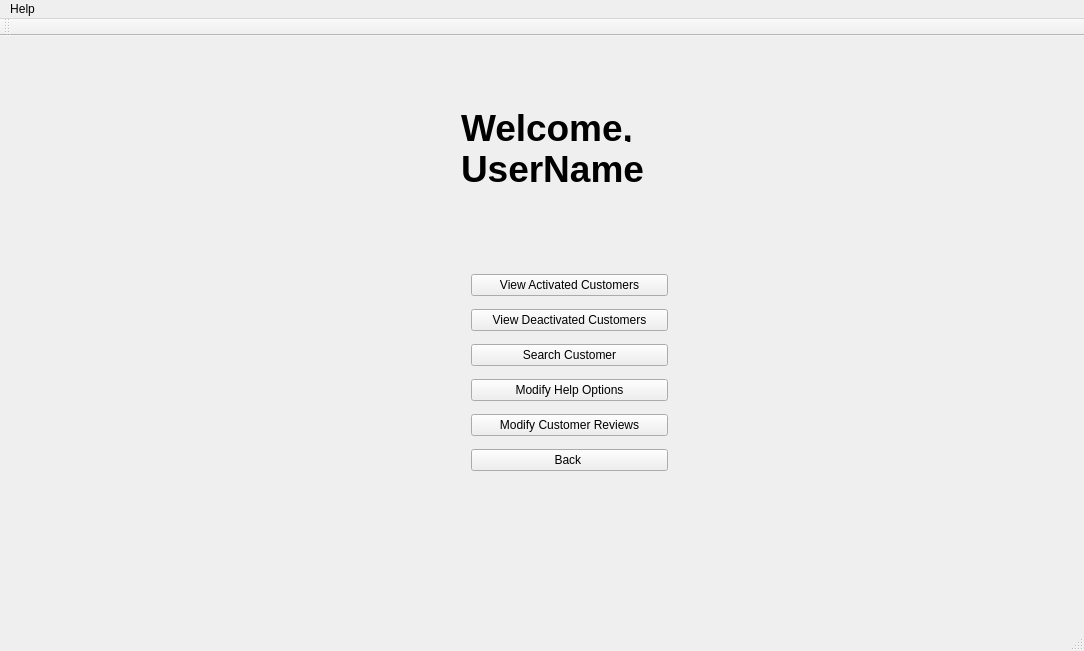
<?xml version="1.0" encoding="UTF-8"?>
<ui version="4.0">
 <class>AdminWindow</class>
 <widget class="QMainWindow" name="AdminWindow">
  <property name="geometry">
   <rect>
    <x>0</x>
    <y>0</y>
    <width>1084</width>
    <height>651</height>
   </rect>
  </property>
  <property name="windowTitle">
   <string>MainWindow</string>
  </property>
  <widget class="QWidget" name="centralWidget">
   <widget class="QWidget" name="layoutWidget">
    <property name="geometry">
     <rect>
      <x>460</x>
      <y>220</y>
      <width>219</width>
      <height>236</height>
     </rect>
    </property>
    <layout class="QVBoxLayout" name="verticalLayout">
     <item>
      <widget class="QPushButton" name="view_activated_customers">
       <property name="text">
        <string>View Activated Customers</string>
       </property>
      </widget>
     </item>
     <item>
      <widget class="QPushButton" name="view_deactivated_customers">
       <property name="text">
        <string>View Deactivated Customers</string>
       </property>
      </widget>
     </item>
     <item>
      <widget class="QPushButton" name="search_customer">
       <property name="text">
        <string>Search Customer</string>
       </property>
      </widget>
     </item>
     <item>
      <widget class="QPushButton" name="modify_help_options">
       <property name="text">
        <string>Modify Help Options</string>
       </property>
      </widget>
     </item>
     <item>
      <widget class="QPushButton" name="modify_customer_reviews">
       <property name="text">
        <string>Modify Customer Reviews</string>
       </property>
      </widget>
     </item>
     <item>
      <widget class="QPushButton" name="back_button">
       <property name="text">
        <string>Back </string>
       </property>
      </widget>
     </item>
    </layout>
   </widget>
   <widget class="QWidget" name="layoutWidget">
    <property name="geometry">
     <rect>
      <x>450</x>
      <y>60</y>
      <width>491</width>
      <height>98</height>
     </rect>
    </property>
    <layout class="QVBoxLayout" name="verticalLayout_2">
     <item>
      <widget class="QLabel" name="welcome_label">
       <property name="font">
        <font>
         <family>Arial</family>
         <weight>75</weight>
         <bold>true</bold>
        </font>
       </property>
       <property name="text">
        <string>&lt;html&gt;&lt;head/&gt;&lt;body&gt;&lt;p&gt;&lt;span style=&quot; font-family: Arial; font-size:28pt; font-weight:600;&quot;&gt;Welcome, &lt;/span&gt;&lt;/p&gt;&lt;/body&gt;&lt;/html&gt;</string>
       </property>
      </widget>
     </item>
     <item>
      <widget class="QLabel" name="user_name_label">
       <property name="font">
        <font>
         <family>Arial</family>
         <weight>75</weight>
         <bold>true</bold>
        </font>
       </property>
       <property name="text">
        <string>&lt;html&gt;&lt;head/&gt;&lt;body&gt;&lt;p&gt;&lt;span style=&quot; font-family:'Arial'; font-size:28pt; font-weight:600;&quot;&gt;UserName&lt;/span&gt;&lt;/p&gt;&lt;/body&gt;&lt;/html&gt;</string>
       </property>
      </widget>
     </item>
    </layout>
   </widget>
  </widget>
  <widget class="QToolBar" name="mainToolBar">
   <attribute name="toolBarArea">
    <enum>TopToolBarArea</enum>
   </attribute>
   <attribute name="toolBarBreak">
    <bool>false</bool>
   </attribute>
  </widget>
  <widget class="QStatusBar" name="statusBar"/>
  <widget class="QMenuBar" name="menuBar">
   <property name="geometry">
    <rect>
     <x>0</x>
     <y>0</y>
     <width>1084</width>
     <height>22</height>
    </rect>
   </property>
   <widget class="QMenu" name="menuMenu">
    <property name="title">
     <string>Help</string>
    </property>
    <addaction name="actionFAQ"/>
    <addaction name="actionCONTACT"/>
   </widget>
   <addaction name="menuMenu"/>
  </widget>
  <action name="actionFAQ">
   <property name="text">
    <string>FAQ</string>
   </property>
  </action>
  <action name="actionCONTACT">
   <property name="text">
    <string>CONTACT</string>
   </property>
  </action>
 </widget>
 <layoutdefault spacing="6" margin="11"/>
 <resources/>
 <connections/>
</ui>
